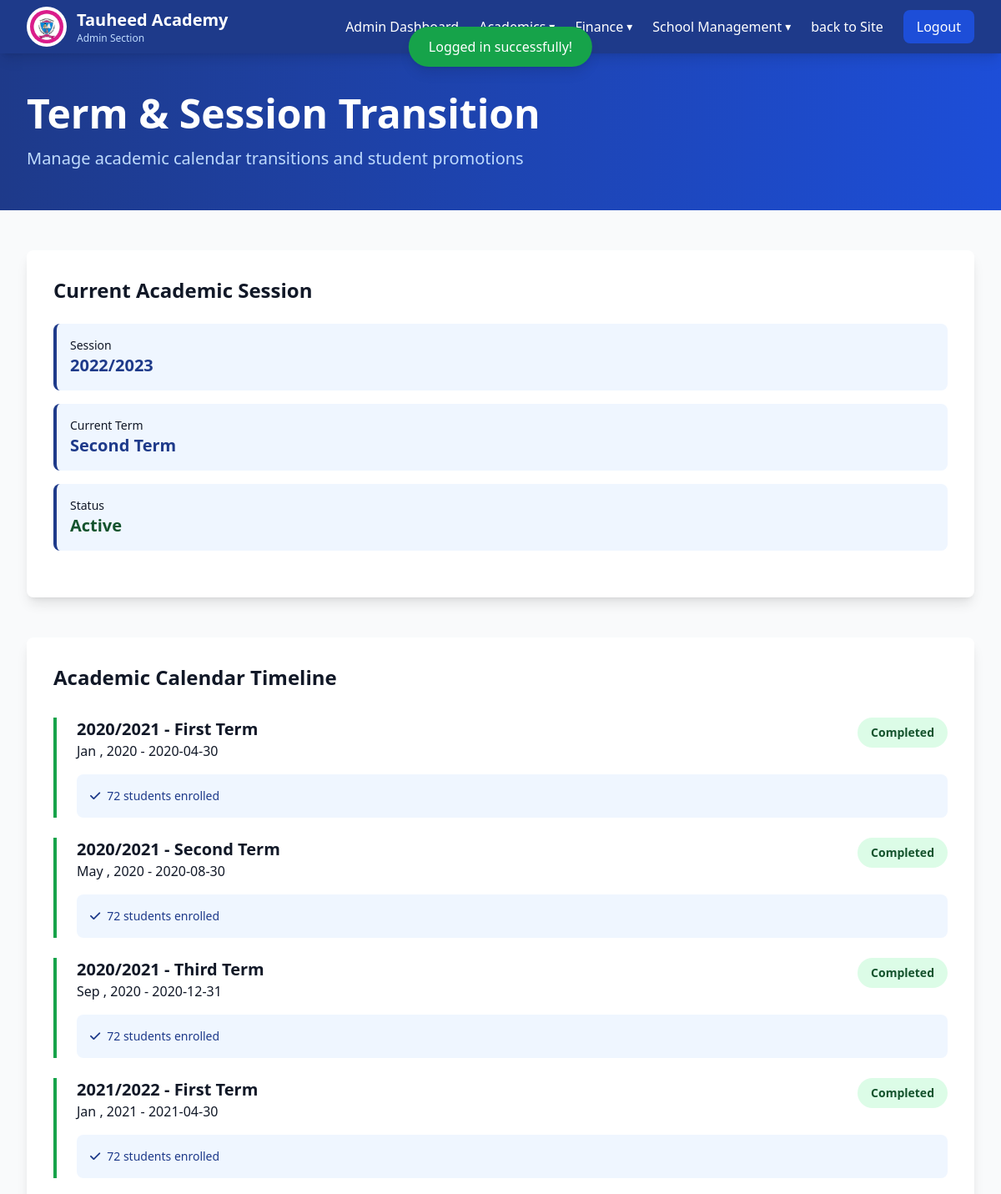
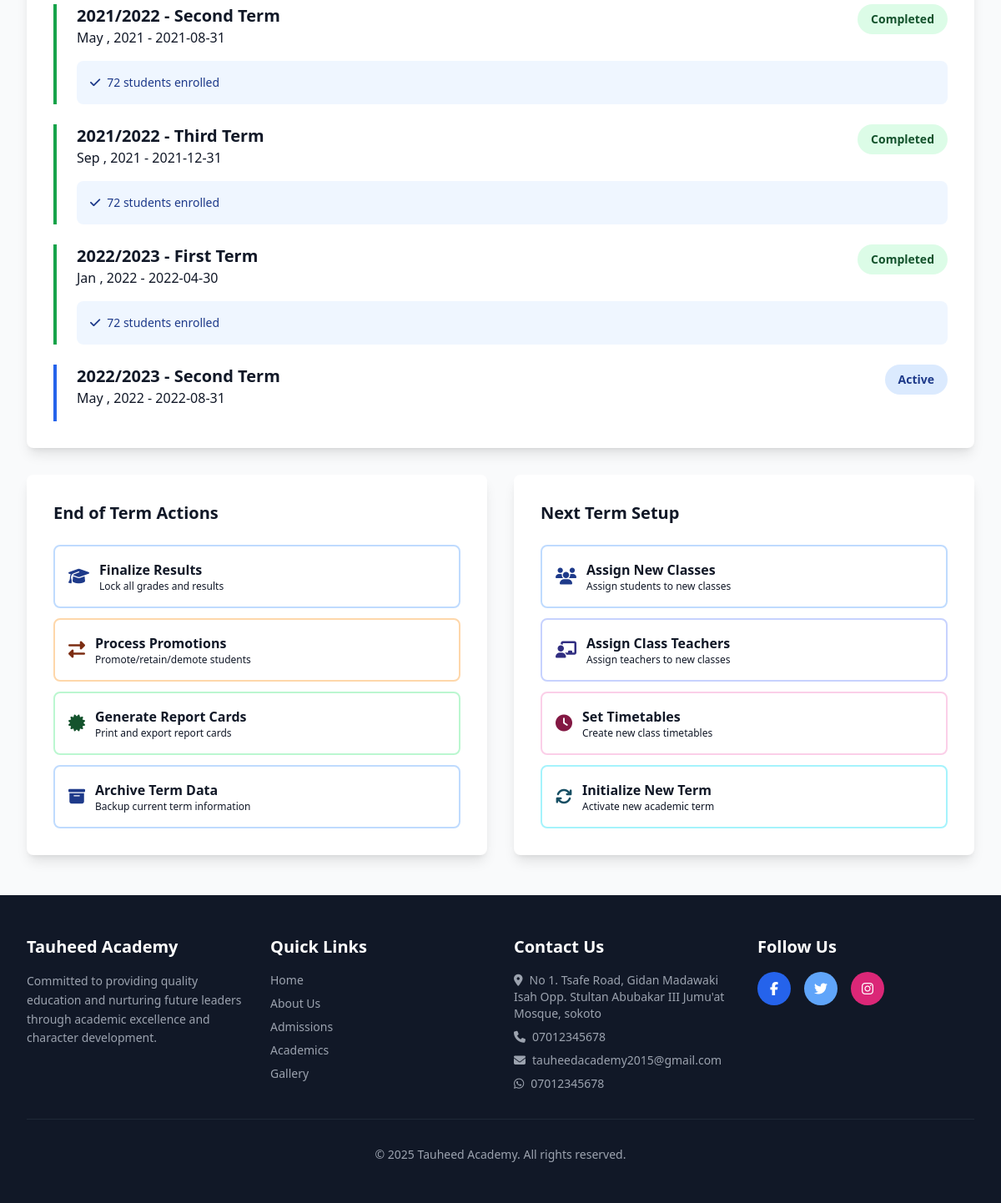
The page /pages/admin/session-term-transtion.php (signed in) on the database its author committed (2 pictures, top to bottom).
### tables this page shows
CREATE TABLE `schools` (
  `id` int(11) NOT NULL,
  `name` varchar(150) NOT NULL,
  `motto` varchar(255) DEFAULT NULL,
  `address` varchar(255) DEFAULT NULL,
  `phone` varchar(20) DEFAULT NULL,
  `email` varchar(100) DEFAULT NULL,
  `about_message` text DEFAULT NULL,
  `welcome_message` text DEFAULT NULL,
  `whatsapp_number` varchar(20) DEFAULT NULL,
  `facebook` varchar(255) DEFAULT NULL,
  `twitter` varchar(255) DEFAULT NULL,
  `instagram` varchar(255) DEFAULT NULL,
  `admission_number_format` varchar(255) DEFAULT NULL,
  `admission_number_format_description` varchar(255) DEFAULT NULL,
  `created_at` timestamp NOT NULL DEFAULT current_timestamp(),
  `deleted_at` datetime DEFAULT NULL,
  `updated_at` timestamp NOT NULL DEFAULT current_timestamp() ON UPDATE current_timestamp()
);

CREATE TABLE `terms` (
  `id` int(11) NOT NULL,
  `name` varchar(100) NOT NULL,
  `session_id` int(11) NOT NULL,
  `start_date` date DEFAULT NULL,
  `end_date` date DEFAULT NULL,
  `status` enum('pending','ongoing','finished') DEFAULT 'pending',
  `created_at` timestamp NOT NULL DEFAULT current_timestamp(),
  `deleted_at` datetime DEFAULT NULL,
  `updated_at` timestamp NOT NULL DEFAULT current_timestamp() ON UPDATE current_timestamp()
);

CREATE TABLE `sessions` (
  `id` int(11) NOT NULL,
  `name` varchar(100) NOT NULL,
  `start_date` date DEFAULT NULL,
  `end_date` date DEFAULT NULL,
  `status` enum('pending','ongoing','finished') DEFAULT 'pending',
  `created_at` timestamp NOT NULL DEFAULT current_timestamp(),
  `deleted_at` datetime DEFAULT NULL,
  `updated_at` timestamp NOT NULL DEFAULT current_timestamp() ON UPDATE current_timestamp()
);

### pages/admin/session-term-transtion.php (the view, shortened to what the rows shown need)
<?php
include __DIR__ . '/../../includes/header.php';
$stmt = $pdo->prepare("
    SELECT
        terms.*,
        sessions.name AS session_name
    FROM terms
    LEFT JOIN sessions
        ON terms.session_id = sessions.id
        AND sessions.deleted_at IS NULL
    WHERE terms.deleted_at IS NULL
    ORDER BY sessions.name ASC, terms.name ASC
");
$stmt->execute();
$terms = $stmt->fetchAll(PDO::FETCH_ASSOC);
$active = 'ongoing';
$stmt = $pdo->prepare("
    SELECT
        terms.*,
        sessions.name AS session_name
    FROM terms
    LEFT JOIN sessions
        ON terms.session_id = sessions.id
        AND sessions.deleted_at IS NULL
    WHERE terms.status = ?
      AND terms.deleted_at IS NULL
    LIMIT 1
");
$stmt->execute([$active]);
$current_term = $stmt->fetch(PDO::FETCH_ASSOC);
?>
<body class="bg-gray-50">
    <?php include(__DIR__ . "/./includes/admins-section-nav.php") ?>
    <section class="bg-gradient-to-r from-blue-900 to-blue-700 text-white py-12">
        <div class="max-w-7xl mx-auto px-4 sm:px-6 lg:px-8">
            <h1 class="text-4xl md:text-5xl font-bold mb-4">Term & Session Transition</h1>
        </div>
    </section>
    <section class="py-12 bg-gray-50">
        <div class="max-w-7xl mx-auto px-4 sm:px-6 lg:px-8">
            <div class="grid grid-cols-1 md:grid-cols-1 gap-8 mb-12">
                <div class="bg-white rounded-lg shadow-lg p-8">
                    <?php if ($current_term) : ?>
                        <h2 class="text-2xl font-bold text-gray-900 mb-6">Current Academic Session</h2>
                        <div class="space-y-4 mb-6">
                            <div class="bg-blue-50 p-4 rounded-lg border-l-4 border-blue-900">
                                <p class="text-sm text-gray-900">Session</p>
                                <p class="text-xl font-bold text-blue-900"><?= $current_term['session_name'] ?></p>
                            </div>
                            <div class="bg-blue-50 p-4 rounded-lg border-l-4 border-blue-900">
                                <p class="text-sm text-gray-900">Current Term</p>
                                <p class="text-xl font-bold text-blue-900"><?= $current_term['name'] ?></p>
                            </div>
                            <div class="bg-blue-50 p-4 rounded-lg border-l-4 border-blue-900">
                                <p class="text-sm text-gray-900">Status</p>
                                <p class="text-xl font-bold text-green-900">Active</p>
                            </div>
                        </div>
                    <?php else : ?>
                        <h2 class="text-2xl font-bold text-gray-900 mb-6">No Academic Session Is Active</h2>
                    <?php endif ?>
                </div>
            </div>
            <div class="bg-white rounded-lg shadow-lg p-8 mb-8">
                <h2 class="text-2xl font-bold text-gray-900 mb-8">Academic Calendar Timeline</h2>
                <div class="space-y-6">
                    <?php foreach ($terms as $term) : ?>
                        <div class="border-l-4
                                    <?php if ($term['status'] === 'ongoing') : ?>
                                    border-blue-600
                                <?php elseif ($term['status'] === 'finished') : ?>
                                    border-green-600
                                <?php elseif ($term['status'] === 'pending') : ?>
                                    border-gray-400
                                <?php endif; ?>
                                pl-6">
                            <div class="flex justify-between items-start mb-4">
                                <div>
                                    <h3 class="text-xl font-bold text-gray-900"><?= $term['session_name'] ?> - <?= $term['name'] ?></h3>
                                    <p class="text-gray-900"><?= date('M , Y', strtotime($term['start_date'])) ?> - <?= $term['end_date'] ?></p>
                                </div>
                                <?php if ($term['status'] === 'ongoing') :  ?>
                                    <span class="px-4 py-2 bg-blue-100 text-blue-900 rounded-full text-sm font-semibold">Active</span>
                                <?php elseif ($term['status'] === 'finished') :  ?>
                                    <span class="px-4 py-2 bg-green-100 text-green-900 rounded-full text-sm font-semibold">Completed</span>
                                <?php elseif ($term['status'] === 'pending') :  ?>
                                    <span class="px-4 py-2 bg-gray-100 text-gray-900 rounded-full text-sm font-semibold">Pending</span>
                                <?php endif;  ?>
                            </div>
                            <?php if ($term['status'] === 'finished') : ?>
                                <div class="bg-blue-50 p-4 rounded-lg text-sm text-blue-900">
                                    <p><i class="fas fa-check mr-2"></i>72 students enrolled</p>
                                </div>
                            <?php endif ?>
                        </div>
                    <?php endforeach ?>
                </div>
            </div>
        </div>
    </section>
    <?php include(__DIR__ . "/../../includes/footer.php"); ?>
</body>
</html>

### pages/admin/includes/admins-section-nav.php (shortened to what the rows shown need)
<nav class="bg-blue-900 text-white sticky top-0 z-50 shadow-lg">
    <div class="max-w-7xl mx-auto px-4 sm:px-6 lg:px-8">
        <div class="flex justify-between items-center h-16">
            <div class="flex items-center gap-3">
                <div>
                    <h1 class="text-xl font-bold"><?= $school['name'] ?? 'Tauheed Academy' ?></h1>
                    <p class="text-xs text-blue-200">Admin Section</p>
                </div>
            </div>
        </div>
    </div>
</nav>

### includes/footer.php (shortened to what the rows shown need)
<footer class="bg-gray-900 text-white py-12">
    <div class="max-w-7xl mx-auto px-4 sm:px-6 lg:px-8">
        <div class="grid grid-cols-1 md:grid-cols-4 gap-8">
            <div>
                <h3 class="text-xl font-bold mb-4"><?= $school['name'] ?? 'Tauheed Academy' ?></h3>
                <p class="text-gray-400 text-sm leading-relaxed">
                    Committed to providing quality education and nurturing future leaders through academic excellence and character development.
                </p>
            </div>
            <div>
                <ul class="space-y-2 text-sm text-gray-400">
                    <li><i class="fas fa-map-marker-alt mr-2"></i><?= $school['address'] ?? '' ?></li>
                    <li><i class="fas fa-phone mr-2"></i><?= $school['phone'] ?? '' ?></li>
                    <li><i class="fas fa-envelope mr-2"></i><?= $school['email'] ?? '' ?></li>
                    <li><i class="fab fa-whatsapp mr-2"></i><?= $school['whatsapp_number'] ?? '' ?></li>
                </ul>
            </div>
        </div>
        <div class="border-t border-gray-800 mt-8 pt-8 text-center text-gray-400 text-sm">
            <p>&copy; 2025 <?= $school['name'] ?? 'Tauheed Academy' ?>. All rights reserved.</p>
        </div>
    </div>
</footer>

### rows shown on the page
schools: name "Tauheed Academy", address "No 1. Tsafe Road, Gidan Madawaki Isah Opp. Stultan Abubakar III Jumu'at Mosque, sokoto", phone "07012345678", email "tauheedacademy2015@gmail.com", whatsapp_number "07012345678"
terms: session.name "2022/2023", name "Second Term", start_date "May , 2022", end_date "2022-08-31", status "Active"
terms: session.name "2020/2021", name "First Term", start_date "Jan , 2020", end_date "2020-04-30", status "Completed"
terms: session.name "2020/2021", name "Second Term", start_date "May , 2020", end_date "2020-08-30", status "Completed"
terms: session.name "2020/2021", name "Third Term", start_date "Sep , 2020", end_date "2020-12-31", status "Completed"
terms: session.name "2021/2022", name "First Term", start_date "Jan , 2021", end_date "2021-04-30", status "Completed"
terms: session.name "2021/2022", name "Second Term", start_date "May , 2021", end_date "2021-08-31", status "Completed"
terms: session.name "2021/2022", name "Third Term", start_date "Sep , 2021", end_date "2021-12-31", status "Completed"
terms: session.name "2022/2023", name "First Term", start_date "Jan , 2022", end_date "2022-04-30", status "Completed"

### other values the page prints
$_SESSION['success'] "Logged in successfully!"
